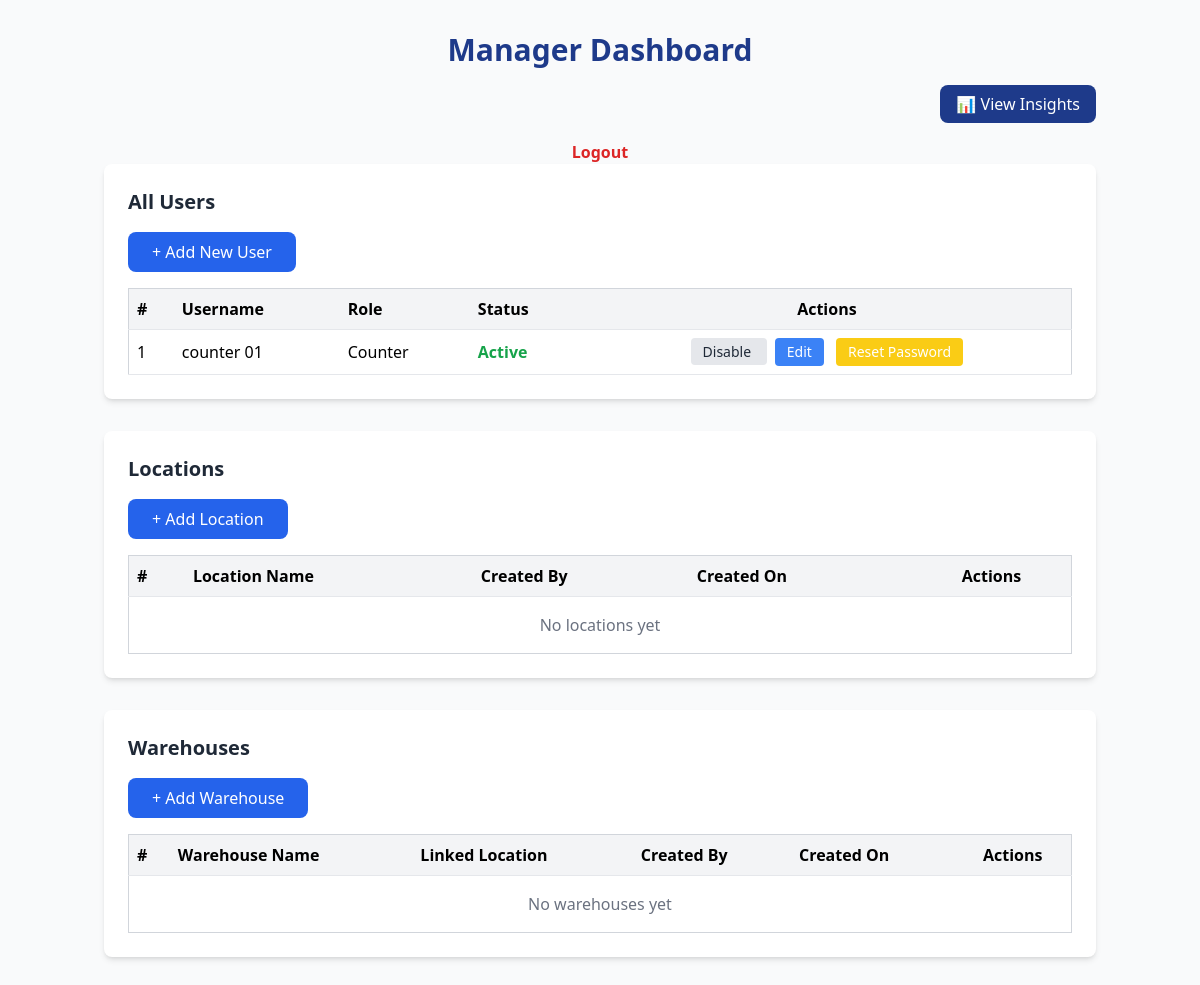
Before: /manager/dashboard (signed in) with the older database file.
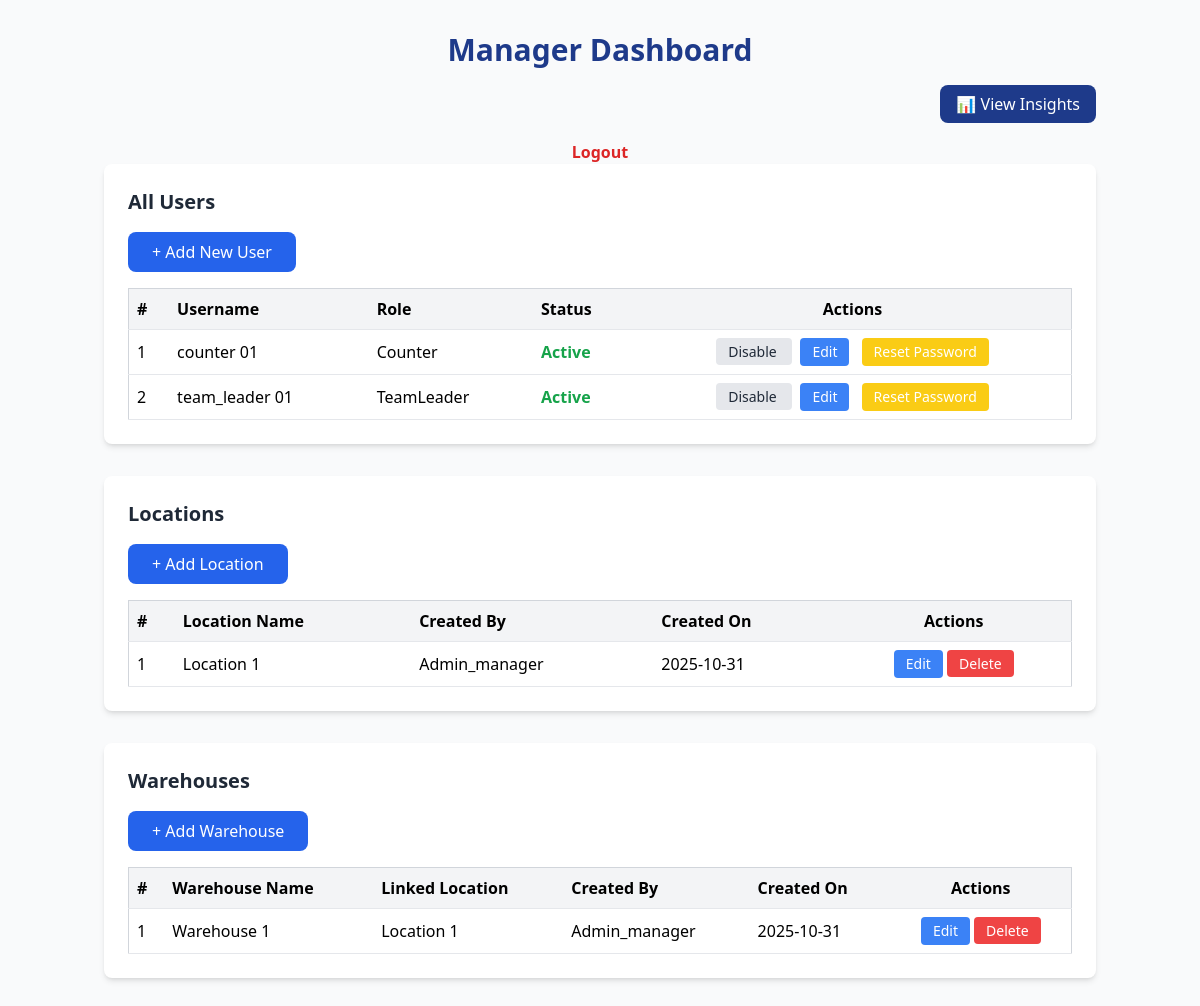
After: the same page with the newer database file.
### app/models.py (models this page shows, shortened)
class User(db.Model, UserMixin):
    __tablename__ = "users"
    id = db.Column(db.Integer, primary_key=True)
    username = db.Column(db.String(100), unique=True, nullable=False)
    password_hash = db.Column(db.String(255), nullable=False)
    role = db.Column(db.String(50))
    is_active = db.Column(db.Boolean, default=True)

class Location(db.Model):
    __tablename__ = "locations"
    id = db.Column(db.Integer, primary_key=True)
    name = db.Column(db.String(100), unique=True, nullable=False)
    created_by = db.Column(db.String(100))
    created_on = db.Column(db.DateTime, default=datetime.utcnow)
    warehouses = db.relationship("Warehouse", backref="location", lazy=True)
    scan_lines = db.relationship("ScanLine", backref="location", lazy=True)
    scan_records = db.relationship("ScanRecord", backref="location", lazy=True)

class Warehouse(db.Model):
    __tablename__ = "warehouses"
    id = db.Column(db.Integer, primary_key=True)
    warehouse_name = db.Column(db.String(100), unique=True, nullable=False)
    location_id = db.Column(
        db.Integer,
        db.ForeignKey("locations.id", name="fk_warehouse_location_id"),
        nullable=False,
    )
    created_by = db.Column(db.String(100))
    created_on = db.Column(db.DateTime, default=datetime.utcnow)
    scan_lines = db.relationship("ScanLine", backref="warehouse", lazy=True)
    scan_records = db.relationship("ScanRecord", backref="warehouse", lazy=True)

### app/routes/manager.py (the view)
@bp.route("/dashboard")
@login_required
def dashboard():
    if current_user.role != "Manager":
        return "Unauthorized", 403
    users = User.query.filter(User.role != "Manager").all()
    locations = Location.query.all()
    warehouses = Warehouse.query.all()
    return render_template(
        "manager_dashboard.html",
        users=users,
        locations=locations,
        warehouses=warehouses
    )

### app/templates/manager_dashboard.html (shortened to what this page needs)
<!DOCTYPE html>
<html lang="en">
<head>
  <script src="https://cdn.tailwindcss.com"></script>
</head>
<body class="bg-gray-50 min-h-screen">
  <div class="container mx-auto px-4 py-8">
    <h1 class="text-3xl font-bold text-blue-900 mb-6 text-center">Manager Dashboard</h1>
    <div class="text-right mb-6">
      <a href="{{ url_for('manager.insights') }}"
         class="text-white py-2 px-4 rounded-lg bg-blue-900 hover:bg-blue-800 transition">
         📊 View Insights
      </a>
    </div>
    <div class="text-center mt-6">
      <a href="{{ url_for('auth.logout') }}"
         class="text-red-600 font-semibold hover:underline">
         Logout
      </a>
    </div>
    <div class="bg-white p-6 rounded-lg shadow-md mb-8">
      <h2 class="text-xl font-semibold mb-4 text-gray-800">All Users</h2>
      <button id="openAddUserModal"
              class="bg-blue-600 text-white px-6 py-2 rounded-lg hover:bg-blue-700 transition mb-4">
        + Add New User
      </button>
      <table class="w-full border border-gray-300 text-left">
        <thead class="bg-gray-100">
          <tr>
            <th class="p-2 border-b">#</th>
            <th class="p-2 border-b">Username</th>
            <th class="p-2 border-b">Role</th>
            <th class="p-2 border-b">Status</th>
            <th class="p-2 border-b text-center">Actions</th>
          </tr>
        </thead>
        <tbody>
          {% for user in users %}
          <tr class="hover:bg-gray-50">
            <td class="p-2 border-b">{{ loop.index }}</td>
            <td class="p-2 border-b">{{ user.username }}</td>
            <td class="p-2 border-b">{{ user.role }}</td>
            <td class="p-2 border-b">
              {% if user.is_active %}
                <span class="text-green-600 font-semibold">Active</span>
              {% else %}
                <span class="text-red-600 font-semibold">Disabled</span>
              {% endif %}
            </td>
            <td class="p-2 border-b text-center space-x-2">
              <a href="{{ url_for('manager.toggle_user', user_id=user.id) }}"
                 class="text-sm bg-gray-200 hover:bg-gray-300 text-gray-800 px-3 py-1 rounded">
                 {% if user.is_active %}Disable{% else %}Enable{% endif %}
              </a>
              <button onclick="openEditUserModal({{ user.id }}, '{{ user.username }}', '{{ user.role }}')"
                      class="text-sm bg-blue-500 hover:bg-blue-600 text-white px-3 py-1 rounded">
                Edit
              </button>
              <button onclick="openPasswordModal({{ user.id }}, '{{ user.username }}')"
                      class="text-sm bg-yellow-400 hover:bg-yellow-500 text-white px-3 py-1 rounded">
                Reset Password
              </button>
            </td>
          </tr>
          {% else %}
          <tr><td colspan="5" class="p-4 text-center text-gray-500">No users yet</td></tr>
          {% endfor %}
        </tbody>
      </table>
    </div>
    <div class="bg-white p-6 rounded-lg shadow-md mb-8">
      <h2 class="text-xl font-semibold mb-4 text-gray-800">Locations</h2>
      <button id="openAddLocationModal"
              class="bg-blue-600 text-white px-6 py-2 rounded-lg hover:bg-blue-700 transition mb-4">
        + Add Location
      </button>
      <table class="w-full border border-gray-300 text-left">
        <thead class="bg-gray-100">
          <tr>
            <th class="p-2 border-b">#</th>
            <th class="p-2 border-b">Location Name</th>
            <th class="p-2 border-b">Created By</th>
            <th class="p-2 border-b">Created On</th>
            <th class="p-2 border-b text-center">Actions</th>
          </tr>
        </thead>
        <tbody>
          {% for location in locations %}
          <tr class="hover:bg-gray-50">
            <td class="p-2 border-b">{{ loop.index }}</td>
            <td class="p-2 border-b">{{ location.name }}</td>
            <td class="p-2 border-b">{{ location.created_by or '-' }}</td>
            <td class="p-2 border-b">{{ location.created_on.strftime('%Y-%m-%d') }}</td>
            <td class="p-2 border-b text-center">
              <button onclick="openEditLocationModal({{ location.id }}, '{{ location.name }}')"
                      class="text-sm bg-blue-500 hover:bg-blue-600 text-white px-3 py-1 rounded">
                Edit
              </button>
              <a href="{{ url_for('manager.delete_location', location_id=location.id) }}"
                 class="text-sm bg-red-500 hover:bg-red-600 text-white px-3 py-1 rounded"
                 onclick="return confirm('Delete this location?');">
                 Delete
              </a>
            </td>
          </tr>
          {% else %}
          <tr><td colspan="5" class="p-4 text-center text-gray-500">No locations yet</td></tr>
          {% endfor %}
        </tbody>
      </table>
    </div>
    <div class="bg-white p-6 rounded-lg shadow-md mb-8">
      <h2 class="text-xl font-semibold mb-4 text-gray-800">Warehouses</h2>
      <button id="openAddWarehouseModal"
              class="bg-blue-600 text-white px-6 py-2 rounded-lg hover:bg-blue-700 transition mb-4">
        + Add Warehouse
      </button>
      <table class="w-full border border-gray-300 text-left">
        <thead class="bg-gray-100">
          <tr>
            <th class="p-2 border-b">#</th>
            <th class="p-2 border-b">Warehouse Name</th>
            <th class="p-2 border-b">Linked Location</th>
            <th class="p-2 border-b">Created By</th>
            <th class="p-2 border-b">Created On</th>
            <th class="p-2 border-b text-center">Actions</th>
          </tr>
        </thead>
        <tbody>
          {% for warehouse in warehouses %}
          <tr class="hover:bg-gray-50">
            <td class="p-2 border-b">{{ loop.index }}</td>
            <td class="p-2 border-b">{{ warehouse.warehouse_name }}</td>
            <td class="p-2 border-b">{{ warehouse.location.name }}</td>
            <td class="p-2 border-b">{{ warehouse.created_by or '-' }}</td>
            <td class="p-2 border-b">{{ warehouse.created_on.strftime('%Y-%m-%d') }}</td>
            <td class="p-2 border-b text-center">
              <button onclick="openEditWarehouseModal({{ warehouse.id }}, '{{ warehouse.warehouse_name }}', {{ warehouse.location.id }})"
                      class="text-sm bg-blue-500 hover:bg-blue-600 text-white px-3 py-1 rounded">
                Edit
              </button>
              <a href="{{ url_for('manager.delete_warehouse', warehouse_id=warehouse.id) }}"
                 class="text-sm bg-red-500 hover:bg-red-600 text-white px-3 py-1 rounded"
                 onclick="return confirm('Delete this warehouse?');">Delete</a>
            </td>
          </tr>
          {% else %}
          <tr><td colspan="6" class="p-4 text-center text-gray-500">No warehouses yet</td></tr>
          {% endfor %}
        </tbody>
      </table>
    </div>
  </div>
</body>
</html>

Changed rows visible on the page:
added User: username "team_leader 01", role "TeamLeader", is_active "Active"
added Location: name "Location 1", created_by "Admin_manager", created_on "2025-10-31"
added Warehouse: warehouse_name "Warehouse 1", location.name "Location 1", created_by "Admin_manager", created_on "2025-10-31"
Other visible differences:
text no longer shown: "No locations yet No warehouses yet"
